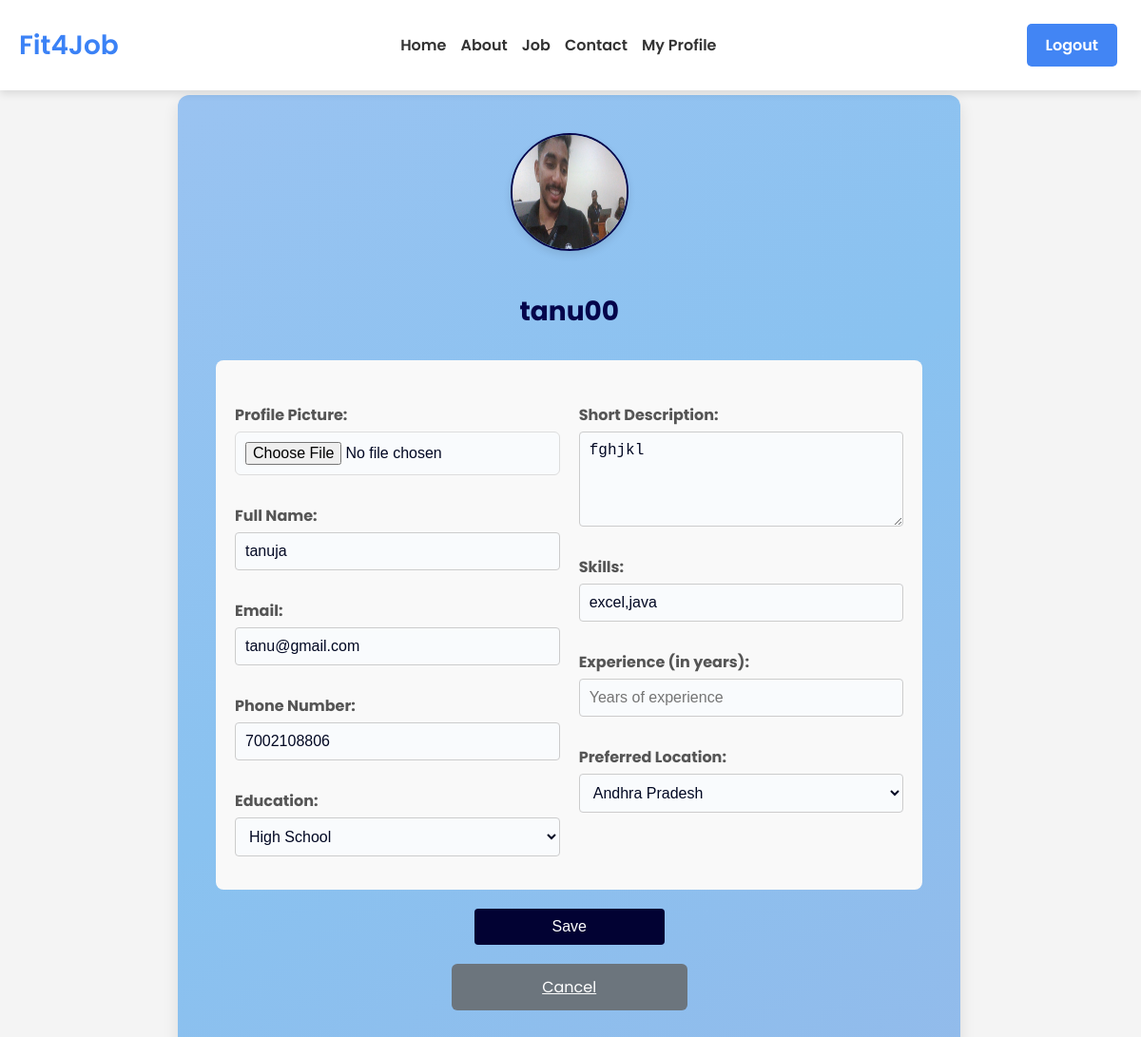
The app's page /profile/ (signed in), older data.
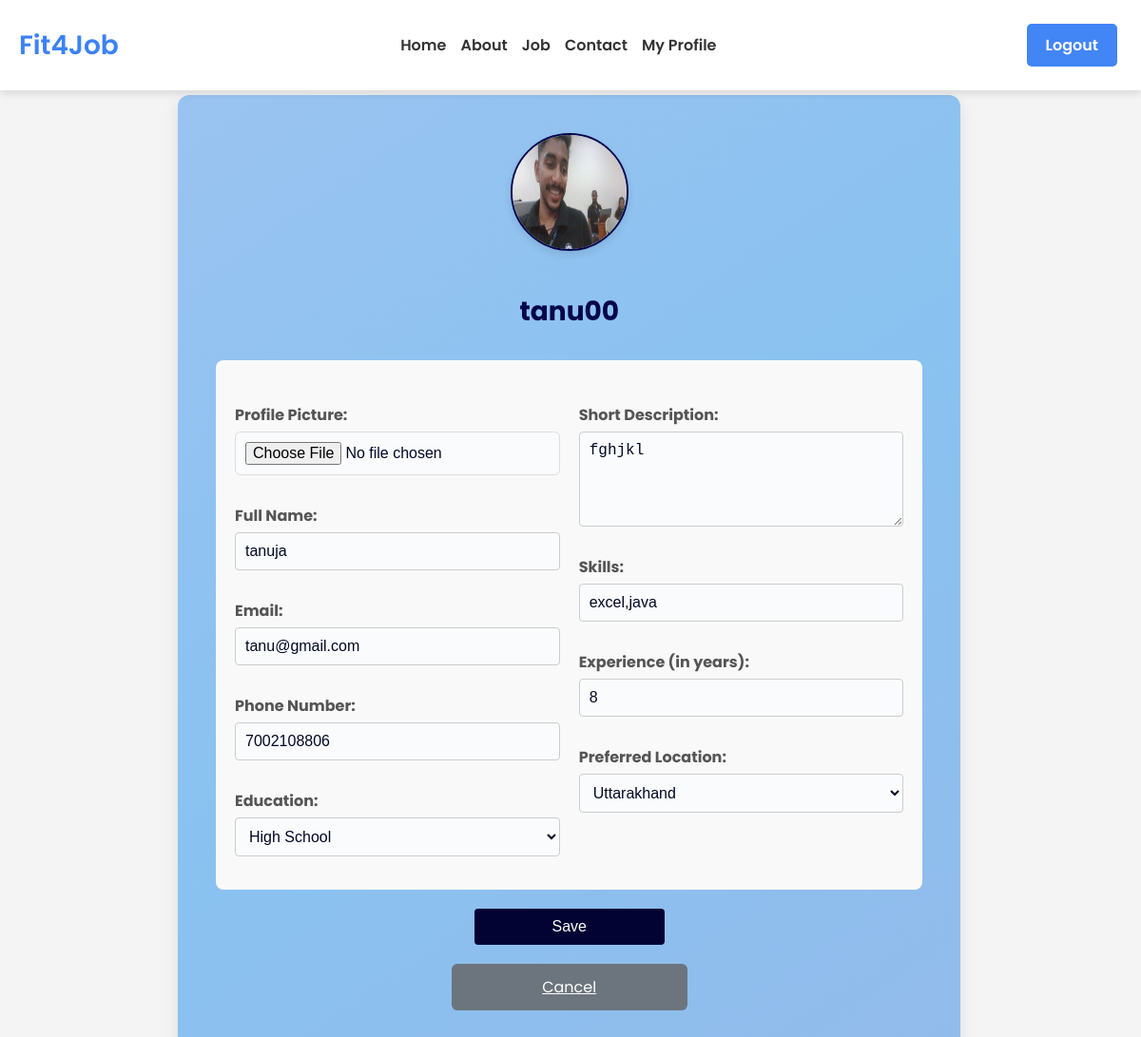
The same page, newer data.
### ats_app/models.py (models this page shows, shortened)
class Profile(models.Model):
    user = models.OneToOneField(User, on_delete=models.CASCADE)
    full_name = models.CharField(max_length=255)
    phone_number = models.CharField(max_length=15, blank=True)
    profile_picture = models.ImageField(upload_to='profile_pictures/', blank=True, null=True)
    description = models.TextField(blank=True)
    education = models.CharField(max_length=255, blank=True)
    skills = models.CharField(max_length=255, blank=True)
    experience = models.TextField(blank=True)
    preferred_location = models.CharField(max_length=255, blank=True)

### ats_app/views.py (the view, shortened to what this page needs)
# urls.py: path('profile/', profile_view, name='profile'),
def profile_view(request):
    if 'username' in request.session:
        user = User.objects.get(id=request.session['user_id'])
        profile, created = Profile.objects.get_or_create(user=user)
        context = {
            'profile': profile,
            'user': user,  # Pass the user object to the context
        }
        return render(request, 'main/profile.html', context)
    messages.warning(request, 'You need to be logged in to view your profile.')
    return redirect('signin')

### templates/main/profile.html (shortened to what this page needs)
{% extends 'base.html' %}
{% block content %}
<div class="profile-container">
    {% if profile.profile_picture %}
        <img src="{{ profile.profile_picture.url }}" alt="Profile Picture" class="profile-picture">
    {% else %}
        <img src="https://via.placeholder.com/120" alt="Profile Picture" class="profile-picture">
    {% endif %}
    <h2>{{ request.session.username }}</h2>
    <form method="POST" enctype="multipart/form-data">
        <div class="form-container">
            <div class="form-row">
                <div class="form-column">
                    <div class="form-group">
                        <label for="profile_picture">Profile Picture:</label>
                        <input type="file" id="profile_picture" name="profile_picture">
                    </div>
                    <div class="form-group">
                        <label for="full_name">Full Name:</label>
                        <input type="text" id="full_name" name="full_name" value="{{ profile.full_name }}" required placeholder="Enter your full name">
                    </div>
                    <div class="form-group">
                        <label for="email">Email:</label>
                        <input type="email" id="email" name="email" value="{{ user.email }}" readonly placeholder="Your email address">
                    </div>
                    <div class="form-group">
                        <label for="phone_number">Phone Number:</label>
                        <input type="text" id="phone_number" name="phone_number"
                               value="{{ profile.phone_number }}"
                               pattern="^\d{10}$"
                               maxlength="10"
                               placeholder="Enter your 10-digit phone number"
                               required
                               inputmode="numeric"
                               title="Please enter a valid 10-digit phone number (only numbers)">
                    </div>
                    <div class="form-group">
                        <label for="education">Education:</label>
                        <select id="education" name="education" required>
                            <option value="High School" {% if profile.education == 'High School' %}selected{% endif %}>High School</option>
                        </select>
                    </div>
                </div>
                <div class="form-column">
                    <div class="form-group">
                        <label for="description">Short Description:</label>
                        <textarea id="description" name="description" placeholder="Write a brief description about yourself">{{ profile.description }}</textarea>
                    </div>
                    <div class="form-group">
                        <label for="skills">Skills:</label>
                        <input type="text" id="skills" name="skills" value="{{ profile.skills }}" placeholder="Your professional skills (comma separated)">
                    </div>
                    <div class="form-group">
                        <label for="experience">Experience (in years):</label>
                        <input type="number" id="experience" name="experience" value="{{ profile.experience }}" min="0" max="50" placeholder="Years of experience" required>
                    </div>
                    <div class="form-group">
                        <label for="preferred_location">Preferred Location:</label>
                        <select id="preferred_location" name="preferred_location" required>
                            <option value="Andhra Pradesh" {% if profile.preferred_location == 'Andhra Pradesh' %}selected{% endif %}>Andhra Pradesh</option>
                            <option value="Uttarakhand" {% if profile.preferred_location == 'Uttarakhand' %}selected{% endif %}>Uttarakhand</option>
                        </select>
                    </div>
                </div>
            </div>
        </div>
        <button type="submit" class="btn-submit">Save</button>
        <a href="{% url 'index' %}" class="button">Cancel</a>
    </form>
</div>
{% endblock %}

Row changes from the older to the newer data that the page shows:
changed Profile "tanuja": education (not shown) → "High School"; experience (not shown) → "8"; preferred_location (not shown) → "Uttarakhand"
Text that changed along with them:
form field education: "High School" → (not shown)
form field preferred_location: "Andhra Pradesh" → (not shown)
